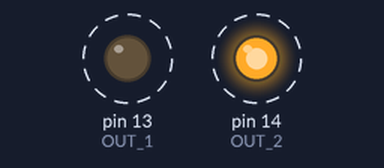
Simulated run of this sketch. Board: Arduino Uno, built with avr-gcc and run on an emulated ATmega328P. Shown: output pins drawn as LEDs (lit = HIGH). Dashed ring = blinking.

Above: at 3.5 s.
Timing chart, 0 to 7.6 s (numbered marks = the images above):
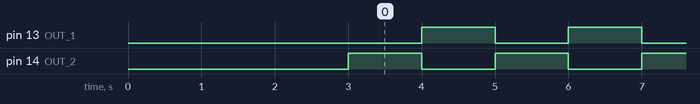

The sketch:

exp10-4.ino
```cpp
const int OUT_1 = 13;
const int OUT_2 = 14;
const unsigned long INTERVAL = 1000;
unsigned long previousTime = 0;
bool ledStatus = false;
void setup()
{
   Serial.begin(9600);
   delay(3000);
   pinMode(OUT_1, OUTPUT);
   pinMode(OUT_2, OUTPUT);
}

void loop()
{
   unsigned long currentTime = millis();
   if (currentTime - previousTime >= INTERVAL)
   {
       previousTime = currentTime;
       digitalWrite(OUT_1, ledStatus);
       ledStatus = !ledStatus;
       digitalWrite(OUT_2, ledStatus);
   }
}
```

Measured:
- by itself, pin 13 (OUT_1), pin 14 (OUT_2): alternates HIGH for 1.0 s and LOW for 1.0 s
